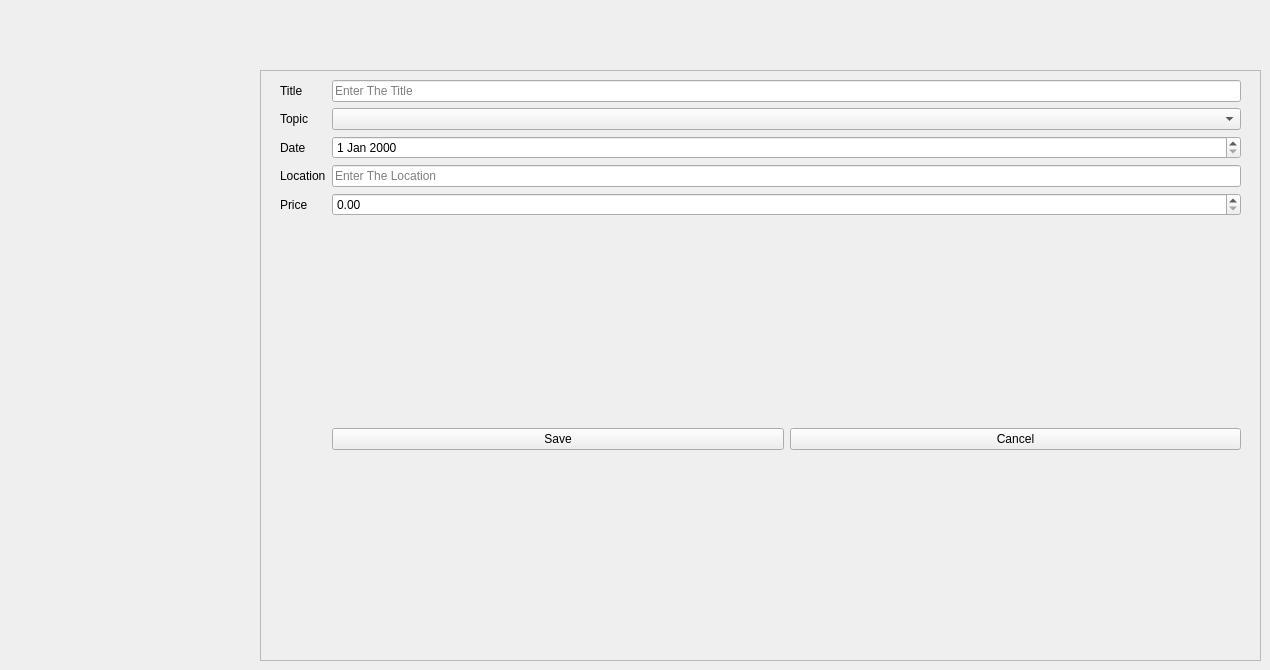
      <widget class="QWidget" name="page_17">
       <widget class="QFrame" name="frame_15">
        <property name="geometry">
         <rect>
          <x>260</x>
          <y>70</y>
          <width>1001</width>
          <height>591</height>
         </rect>
        </property>
        <property name="frameShape">
         <enum>QFrame::Shape::StyledPanel</enum>
        </property>
        <property name="frameShadow">
         <enum>QFrame::Shadow::Raised</enum>
        </property>
        <widget class="QWidget" name="layoutWidget_4">
         <property name="geometry">
          <rect>
           <x>10</x>
           <y>0</y>
           <width>981</width>
           <height>581</height>
          </rect>
         </property>
         <layout class="QFormLayout" name="formLayout_3">
          <property name="leftMargin">
           <number>10</number>
          </property>
          <property name="topMargin">
           <number>10</number>
          </property>
          <property name="rightMargin">
           <number>10</number>
          </property>
          <item row="1" column="0">
           <widget class="QLabel" name="label_70">
            <property name="text">
             <string>Title</string>
            </property>
           </widget>
          </item>
          <item row="1" column="1">
           <widget class="QLineEdit" name="cTitleEdit_2">
            <property name="placeholderText">
             <string>Enter The Title</string>
            </property>
           </widget>
          </item>
          <item row="2" column="0">
           <widget class="QLabel" name="label_71">
            <property name="text">
             <string>Topic</string>
            </property>
           </widget>
          </item>
          <item row="2" column="1">
           <widget class="QComboBox" name="topicCombo_2">
            <property name="placeholderText">
             <string>Topic of Conference</string>
            </property>
           </widget>
          </item>
          <item row="3" column="0">
           <widget class="QLabel" name="label_72">
            <property name="text">
             <string>Date</string>
            </property>
           </widget>
          </item>
          <item row="3" column="1">
           <widget class="QDateEdit" name="dateEdit_2">
            <property name="styleSheet">
             <string notr="true"/>
            </property>
           </widget>
          </item>
          <item row="4" column="0">
           <widget class="QLabel" name="label_73">
            <property name="text">
             <string>Location</string>
            </property>
           </widget>
          </item>
          <item row="4" column="1">
           <widget class="QLineEdit" name="locationEdit_2">
            <property name="placeholderText">
             <string>Enter The Location</string>
            </property>
           </widget>
          </item>
          <item row="6" column="0">
           <widget class="QLabel" name="label_74">
            <property name="text">
             <string>Price</string>
            </property>
           </widget>
          </item>
          <item row="6" column="1">
           <widget class="QDoubleSpinBox" name="priceSpin_2">
            <property name="styleSheet">
             <string notr="true"/>
            </property>
           </widget>
          </item>
          <item row="8" column="1">
           <layout class="QHBoxLayout" name="horizontalLayout_8">
            <item>
             <widget class="QPushButton" name="saveButton_2">
              <property name="cursor">
               <cursorShape>PointingHandCursor</cursorShape>
              </property>
              <property name="text">
               <string>Save</string>
              </property>
              <property name="icon">
               <iconset>
                <normaloff>icons/save.svg</normaloff>icons/save.svg</iconset>
              </property>
             </widget>
            </item>
            <item>
             <widget class="QPushButton" name="cancelButton_2">
              <property name="text">
               <string>Cancel</string>
              </property>
             </widget>
            </item>
           </layout>
          </item>
          <item row="7" column="1">
           <spacer name="verticalSpacer_2">
            <property name="orientation">
             <enum>Qt::Orientation::Vertical</enum>
            </property>
            <property name="sizeType">
             <enum>QSizePolicy::Policy::Preferred</enum>
            </property>
            <property name="sizeHint" stdset="0">
             <size>
              <width>20</width>
              <height>200</height>
             </size>
            </property>
           </spacer>
          </item>
         </layout>
        </widget>
       </widget>
      </widget>
